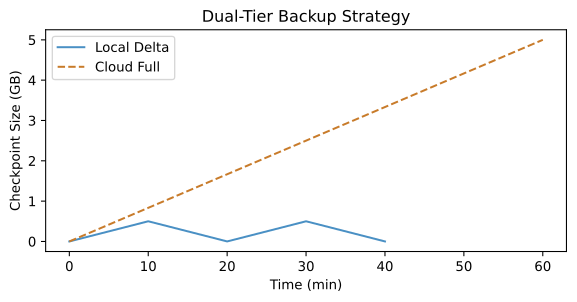

Generate this figure with Python:
import os
import matplotlib.pyplot as plt
fig, ax = plt.subplots(figsize=(7, 3))
ax.plot([0, 10, 20, 30, 40], [0, 0.5, 0, 0.5, 0], color='#4a90c4', label='Local Delta')
ax.plot([0, 60], [0, 5], color='#c87b2a', linestyle='--', label='Cloud Full')
ax.set_xlabel('Time (min)')
ax.set_ylabel('Checkpoint Size (GB)')
ax.set_title('Dual-Tier Backup Strategy')
ax.legend()
plt.savefig(os.environ['VISUAL_OUT_PATH'], format='svg', bbox_inches='tight')
